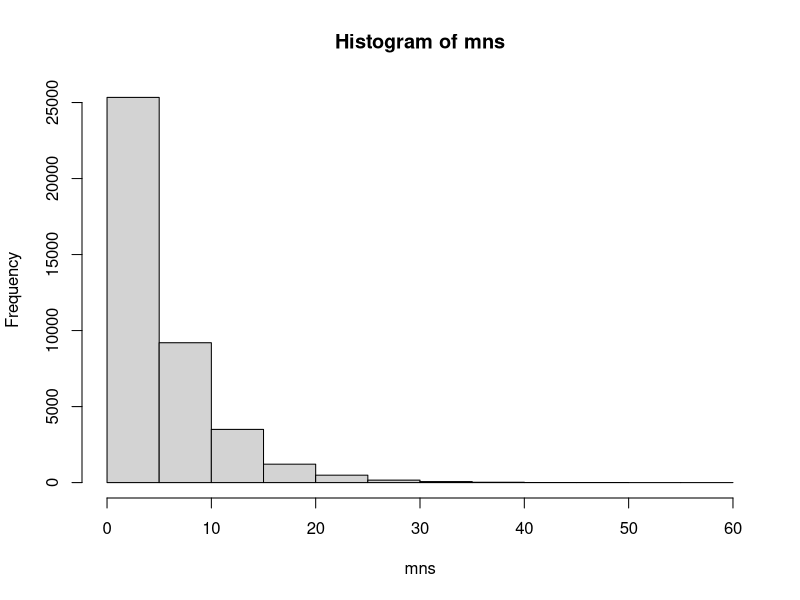
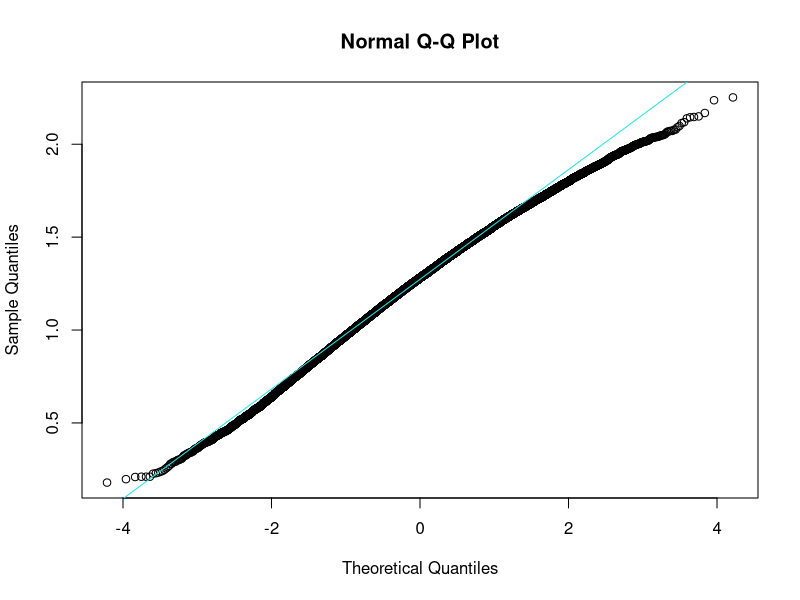

Source code (R) for these figures, in order:
## ---- chunk 1
set.seed(1)

mns = NULL
for (i in 1 : 1000) mns = c(mns, rexp(40,0.2))
## ---- chunk 2
hist(mns)

print(mean(mns))
print(1/0.2)
## ---- chunk 3
print(sd(mns)^2)
print((1/0.2)^2)
## ---- chunk 4
qqnorm(mns^0.2);
qqline(mns^0.2, col = 5)
